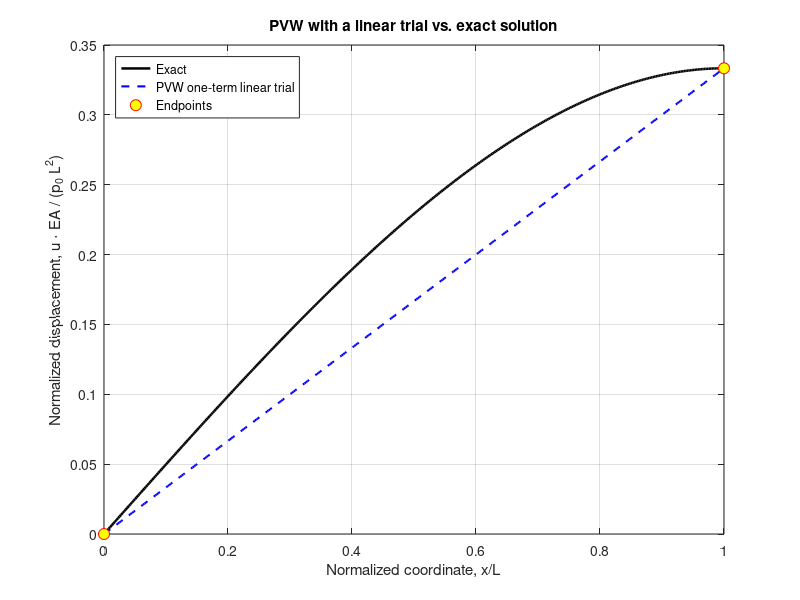

Source code (MATLAB): (Note: this script raises an error after producing the figure.)
% pvw_linear_load.m
% Worked example for the Principle of Virtual Work (Chapter 3)
%
% Cantilever bar of length L, axial stiffness EA, fixed at x = 0,
% loaded by a linearly increasing distributed force p(x) = p0*x/L.
%
% Apply PVW with the linear one-parameter trial   u(x) = a*x
% and compare to the exact solution
%   u_exact(x) = p0 * x * (3L^2 - x^2) / (6 * EA * L)

clear; clc; close all;

%% Parameters (consistent units; values chosen for visualization)
L  = 1.0;          % bar length
EA = 1.0;          % axial stiffness  (so u is in units of p0)
p0 = 1.0;          % peak distributed load at x = L

%% PVW one-term solution
%   delta W_int = EA * L * a * delta_a
%   delta W_ext = (p0 * L^2 / 3) * delta_a
%   ==>  a = p0*L / (3*EA)
a_pvw  = p0 * L / (3*EA);
u_pvw  = @(x) a_pvw .* x;

%% Exact solution
u_exact = @(x) p0 .* x .* (3*L^2 - x.^2) ./ (6*EA*L);

%% Tip values
fprintf('PVW tip displacement   u(L) = %.6f\n', u_pvw(L));
fprintf('Exact tip displacement u(L) = %.6f\n', u_exact(L));
fprintf('Ratio (should be 1)         = %.6f\n', u_pvw(L)/u_exact(L));

%% Plot
xx = linspace(0, L, 400);
fig = figure('Name','PVW vs Exact', 'Color','w', ...
             'Units','inches','Position',[1 1 7 4]);
plot(xx, u_exact(xx), 'k-',  'LineWidth', 1.8); hold on;
plot(xx, u_pvw(xx),   'b--', 'LineWidth', 1.5);
plot([0, L], [u_pvw(0), u_pvw(L)], 'ro', ...
     'MarkerSize', 8, 'MarkerFaceColor','y');
grid on; box on;
xlabel('Normalized coordinate, x/L');
ylabel('Normalized displacement, u \cdot EA / (p_0 L^2)');
legend({'Exact', 'PVW one-term linear trial', 'Endpoints'}, ...
       'Location', 'northwest');
title('PVW with a linear trial vs. exact solution');

%% Save
thisFile = mfilename('fullpath');
[here,~,~] = fileparts(thisFile);
figDir = fullfile(here, '..', 'figures');
if ~exist(figDir, 'dir'), mkdir(figDir); end
book_style(fig);
exportgraphics(fig, fullfile(figDir, 'pvw_linear_load.pdf'), ...
               'ContentType','vector');
exportgraphics(fig, fullfile(figDir, 'pvw_linear_load.png'), ...
               'Resolution', 300);
fprintf('Figure saved to %s\n', figDir);
